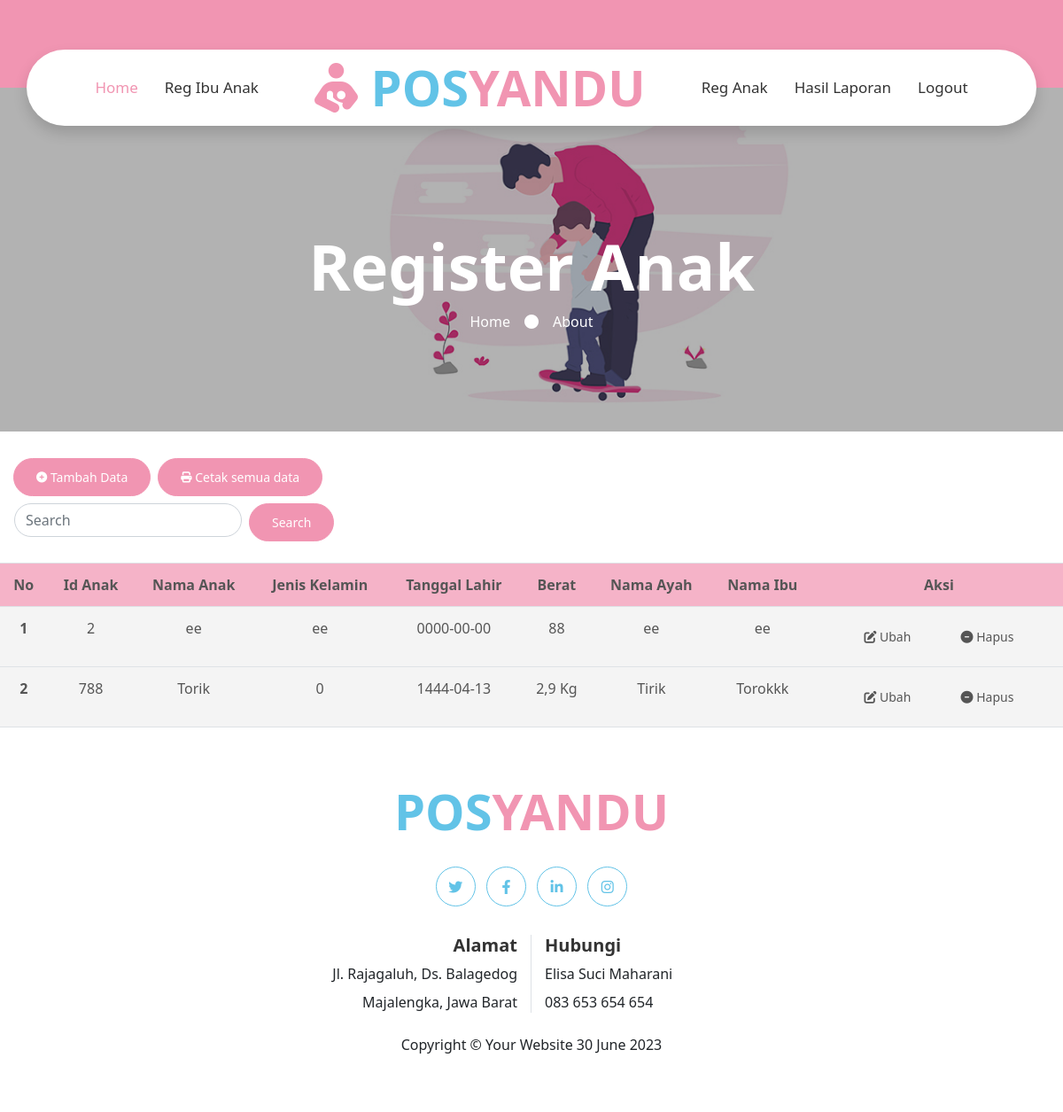
Screenshot of /tblbayi.php with the database file from the repository.
### tables this page shows
CREATE TABLE `tblbayi` (
  `kode` int(11) NOT NULL,
  `nama_anak` varchar(30) NOT NULL,
  `jeniskelamin` varchar(30) NOT NULL,
  `tanggal_lahir` date NOT NULL,
  `berat_badan` varchar(20) NOT NULL,
  `nama_ayah` varchar(30) NOT NULL,
  `nama_ibu` varchar(30) NOT NULL
);

### koneksi.php (called while the page is built, shortened)
<?php
class database
{
    var $host = "localhost";
    var $username = "root";
    var $password = "";
    var $nama_db = "posyanduu";
    var $koneksi = "";
    function __construct()
    {
        $this->koneksi = mysqli_connect($this->host, $this->username, $this->password, $this->nama_db);
    }
    function data_bayi()
    {
        if (isset($_POST['cari'])) {
            $cari = $_POST['cari'];
            return mysqli_query(
                $this->koneksi,
                "SELECT * FROM tblibu JOIN tblbayi ON tblibu.kode=tblbayi.kode
                where tblbayi.kode like '%" . $cari . "%' OR tblbayi.nama_anak like '%" . $cari . "%'"
            );
        } else {
            return mysqli_query(
                $this->koneksi,
                "SELECT * FROM tblbayi"
            );
        }
    }
}

### tblbayi.php (the view, shortened to what this page needs)
<?php
include 'koneksi.php';
$db = new database();
$data_bayi = $db->data_bayi();
?>
<!DOCTYPE html>
<html lang="en">
<head>
    <link href="https://cdnjs.cloudflare.com/ajax/libs/font-awesome/6.1.1/css/all.min.css" rel="stylesheet">
    <link rel="stylesheet" href="https://cdnjs.cloudflare.com/ajax/libs/font-awesome/4.7.0/css/font-awesome.min.css" />
    <link rel="stylesheet" href="https://cdnjs.cloudflare.com/ajax/libs/font-awesome/6.1.1/css/all.min.css">
    <link href="lib/owlcarousel/assets/owl.carousel.min.css" rel="stylesheet">
    <link href="lib/lightbox/css/lightbox.min.css" rel="stylesheet">
    <link href="https://cdn.jsdelivr.net/npm/bootstrap@5.2.0-beta1/dist/css/bootstrap.min.css" rel="stylesheet">
    <link rel="stylesheet" href="css/style.css">
    <link rel="stylesheet" href="css/table.css">
</head>
<body>
    <div class="container-fluid bg-primary py-3 d-none d-md-block">
        <div class="container">
            <div class="row">
                <div class="col-md-6 text-center text-lg-left mb-2 mb-lg-0">
                </div>
                <div class="col-md-6 text-center text-lg-right">
                </div>
            </div>
        </div>
    </div>
    <div class="container-fluid position-relative nav-bar p-0">
        <div class="container-lg position-relative p-0 px-lg-11" style="z-index: 9;">
            <nav class="navbar navbar-expand-lg bg-white navbar-light shadow p-lg-0">
                <div class="collapse navbar-collapse justify-content-between" id="navbarCollapse">
                    <div class="navbar-nav ml-auto py-0">
                        <a href="admin.php" class="nav-item nav-link active">Home</a>
                        <a href="tblibu.php" class="nav-item nav-link">Reg Ibu Anak</a>
                    </div>
                    <a href="admin.php" class="navbar-brand mx-5 d-none d-lg-block">
                        <h1 class="m-0 display-4 text-primary"><i class="fa-solid fa-person-breastfeeding"></i> <span class="text-secondary">POS</span>YANDU</h1>
                    </a>
                    <div class="navbar-nav mr-auto py-0">
                        <a href="tblbayi.php" class="nav-item nav-link">Reg Anak</a>
                        <a href="tbl_laporan.php" class="nav-item nav-link">Hasil Laporan</a>
                        <a href="logout.php" class="nav-item nav-link">Logout</a>
                    </div>
                </div>
            </nav>
        </div>
    </div>
    <div class="jumbotron jumbotron-fluid page-header" style="margin-bottom: 30px;">
        <div class="container text-center py-5">
            <h1 class="text-white display-3 mt-lg-5">Register Anak</h1>
            <div class="d-inline-flex align-items-center text-white">
                <p class="m-0"><a class="text-white" href="admin.php">Home</a></p>
                <i class="fa fa-circle px-3"></i>
                <p class="m-0">About</p>
            </div>
        </div>
    </div>
    <div class="tol">
        <div class="lol">
            <div class="d-flex container-fluid">
                <div class="me-2">
                    <a class="btn btn-primary btn-sm" href="tambah_dbayi.php"><i class="fa-solid fa-circle-plus fa-sm"></i> Tambah Data</a>
                </div>
                <div>
                    <div>
                        <a class="btn btn-primary btn-sm" href="dataanakprint.php"><i class="fa-solid fa-print fa-sm"></i> Cetak semua data</a>
                    </div>
                </div>
            </div>
        </div>
    </div>
    <nav class="navbar bg-light">
        <div>
            <form class="d-flex" method="POST" href="tbl_bayi.php">
                <input class="form-control me-2" name="cari" type="search" placeholder="Search" aria-label="Search">
                <button class="btn btn-primary btn-sm" type="submit">Search</button>
            </form>
        </div>
    </nav>
    <table class="table">
        <thead>
            <tr>
                <th scope="col">No</th>
                <th scope="col">Id Anak</th>
                <th scope="col">Nama Anak</th>
                <th scope="col">Jenis Kelamin</th>
                <th scope="col">Tanggal Lahir</th>
                <th scope="col">Berat</th>
                <th scope="col">Nama Ayah</th>
                <th scope="col">Nama Ibu</th>
                <th scope="col">Aksi</th>
            </tr>
        </thead>
        <tbody>
            <?php
            $no = 1;
            foreach ($data_bayi as $row) {
            ?>
                <tr>
                    <th scope="row"><?= $no++; ?></th>
                    <td><?= $row['kode']; ?></td>
                    <td><?= $row['nama_anak']; ?></td>
                    <td><?= $row['jeniskelamin']; ?></td>
                    <td><?= $row['tanggal_lahir']; ?></td>
                    <td><?= $row['berat_badan']; ?></td>
                    <td><?= $row['nama_ayah']; ?></td>
                    <td><?= $row['nama_ibu']; ?></td>
                    <td><a href="<?php echo "ubahdatabayi.php?aksi=update&&id=$row[kode]" ?>" class="btn btn-sm"> <i class="fa-solid fa-pen-to-square" data-toggle="tooltip" title="Ubah"></i> Ubah</a>
                        <a href="<?php echo "proses_bayi.php?aksi=delete&&id=$row[kode]"; ?>" class="btn btn-sm" onclick="javascript: return confirm('Apakah yakin ingin menghapus data ini')"> <i class="fa-solid fa-circle-minus"></i> Hapus</a>
                    </td>
                </tr>
            <?php
            }
            ?>
        </tbody>
    </table>
    <div class="bg-light">
        <div class="container text-center py-5">
            <div class="row">
                <div class="col-12 mb-4">
                    <a href="index.html" class="navbar-brand m-0">
                        <h1 class="m-0 mt-n2 display-4 text-primary"><span class="text-secondary">POS</span>YANDU</h1>
                    </a>
                </div>
                <div class="col-12 mb-4">
                    <a class="btn btn-outline-secondary btn-social mr-2" href="#"><i class="fab fa-twitter"></i></a>
                    <a class="btn btn-outline-secondary btn-social mr-2" href="#"><i class="fab fa-facebook-f"></i></a>
                    <a class="btn btn-outline-secondary btn-social mr-2" href="#"><i class="fab fa-linkedin-in"></i></a>
                    <a class="btn btn-outline-secondary btn-social" href="#"><i class="fab fa-instagram"></i></a>
                </div>
                <div class="col-12 mt-2 mb-4">
                    <div class="row">
                        <div class="col-sm-6 text-center text-sm-right border-right mb-3 mb-sm-0">
                            <h5 class="font-weight-bold mb-2">Alamat</h5>
                            <p class="mb-2">Jl. Rajagaluh, Ds. Balagedog</p>
                            <p class="mb-0">Majalengka, Jawa Barat</p>
                        </div>
                        <div class="col-sm-6 text-center text-sm-left">
                            <h5 class="font-weight-bold mb-2">Hubungi</h5>
                            <p class="mb-2">Elisa Suci Maharani</p>
                            <p class="mb-0">083 653 654 654</p>
                        </div>
                    </div>
                </div>
                <div class="col-12">
                    <p>Copyright &copy; Your Website <?php echo date("d F Y"); ?></p>
                </div>
            </div>
        </div>
    </div>
</body>
</html>

### css/table.css (style rules this page uses)
.table { border-collapse: collapse; width: 100%; text-align: center; }
th, td { padding: 10px; }
.table thead { background: #f195b2b5;; }
.table tbody { background: #0000000b;; }

### rows the page displays
tblbayi: kode "2", nama_anak "ee", jeniskelamin "ee", tanggal_lahir "0000-00-00", berat_badan "88", nama_ayah "ee", nama_ibu "ee"
tblbayi: kode "788", nama_anak "Torik", jeniskelamin "0", tanggal_lahir "1444-04-13", berat_badan "2,9 Kg", nama_ayah "Tirik", nama_ibu "Torokkk"
